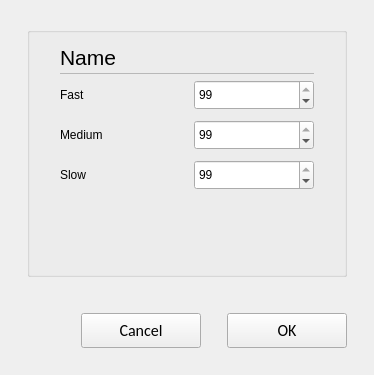
<?xml version="1.0" encoding="UTF-8"?>
<ui version="4.0">
 <class>C_SyvDaDashboardSettings</class>
 <widget class="QWidget" name="C_SyvDaDashboardSettings">
  <property name="geometry">
   <rect>
    <x>0</x>
    <y>0</y>
    <width>374</width>
    <height>375</height>
   </rect>
  </property>
  <property name="windowTitle">
   <string>Form</string>
  </property>
  <layout class="QVBoxLayout" name="verticalLayout_3">
   <property name="leftMargin">
    <number>27</number>
   </property>
   <property name="topMargin">
    <number>27</number>
   </property>
   <property name="rightMargin">
    <number>27</number>
   </property>
   <property name="bottomMargin">
    <number>0</number>
   </property>
   <item>
    <widget class="stw_opensyde_gui_elements::C_OgeGbx" name="pc_GroupBoxGeneral">
     <property name="title">
      <string/>
     </property>
     <layout class="QHBoxLayout" name="horizontalLayout_2">
      <property name="leftMargin">
       <number>30</number>
      </property>
      <property name="rightMargin">
       <number>30</number>
      </property>
      <property name="bottomMargin">
       <number>13</number>
      </property>
      <item>
       <layout class="QVBoxLayout" name="verticalLayout_2" stretch="0,0,0,0,0,1">
        <property name="spacing">
         <number>0</number>
        </property>
        <property name="sizeConstraint">
         <enum>QLayout::SetMinimumSize</enum>
        </property>
        <item>
         <layout class="QHBoxLayout" name="horizontalLayout_3" stretch="0,1">
          <property name="spacing">
           <number>6</number>
          </property>
          <item>
           <widget class="stw_opensyde_gui_elements::C_OgeLabHeadingGroupBold" name="pc_LabelHeading">
            <property name="minimumSize">
             <size>
              <width>0</width>
              <height>30</height>
             </size>
            </property>
            <property name="maximumSize">
             <size>
              <width>16777215</width>
              <height>30</height>
             </size>
            </property>
            <property name="font">
             <font>
              <family>Segoe UI</family>
              <pointsize>16</pointsize>
             </font>
            </property>
            <property name="text">
             <string>Name</string>
            </property>
           </widget>
          </item>
          <item>
           <spacer name="horizontalSpacer_6">
            <property name="orientation">
             <enum>Qt::Horizontal</enum>
            </property>
            <property name="sizeHint" stdset="0">
             <size>
              <width>40</width>
              <height>1</height>
             </size>
            </property>
           </spacer>
          </item>
         </layout>
        </item>
        <item>
         <layout class="QHBoxLayout" name="horizontalLayout_16" stretch="1">
          <property name="spacing">
           <number>0</number>
          </property>
          <property name="topMargin">
           <number>1</number>
          </property>
          <property name="bottomMargin">
           <number>0</number>
          </property>
          <item>
           <widget class="stw_opensyde_gui_elements::C_OgeFraSeparator" name="frame">
            <property name="minimumSize">
             <size>
              <width>0</width>
              <height>1</height>
             </size>
            </property>
            <property name="maximumSize">
             <size>
              <width>16777215</width>
              <height>1</height>
             </size>
            </property>
            <property name="frameShape">
             <enum>QFrame::StyledPanel</enum>
            </property>
            <property name="frameShadow">
             <enum>QFrame::Raised</enum>
            </property>
           </widget>
          </item>
         </layout>
        </item>
        <item>
         <layout class="QHBoxLayout" name="pc_HorizontalLayout_Size" stretch="0,0,0">
          <property name="topMargin">
           <number>1</number>
          </property>
          <item>
           <widget class="stw_opensyde_gui_elements::C_OgeLabGroupItem" name="pc_LabelFast">
            <property name="minimumSize">
             <size>
              <width>0</width>
              <height>40</height>
             </size>
            </property>
            <property name="maximumSize">
             <size>
              <width>16777215</width>
              <height>40</height>
             </size>
            </property>
            <property name="text">
             <string>Fast</string>
            </property>
           </widget>
          </item>
          <item>
           <spacer name="horizontalSpacer_12">
            <property name="orientation">
             <enum>Qt::Horizontal</enum>
            </property>
            <property name="sizeHint" stdset="0">
             <size>
              <width>40</width>
              <height>1</height>
             </size>
            </property>
           </spacer>
          </item>
          <item>
           <widget class="stw_opensyde_gui_elements::C_OgeSpxNumber" name="pc_SpinBoxFast">
            <property name="minimumSize">
             <size>
              <width>120</width>
              <height>30</height>
             </size>
            </property>
            <property name="maximumSize">
             <size>
              <width>120</width>
              <height>30</height>
             </size>
            </property>
            <property name="accelerated">
             <bool>true</bool>
            </property>
            <property name="correctionMode">
             <enum>QAbstractSpinBox::CorrectToPreviousValue</enum>
            </property>
            <property name="showGroupSeparator" stdset="0">
             <bool>true</bool>
            </property>
            <property name="value">
             <number>99</number>
            </property>
           </widget>
          </item>
         </layout>
        </item>
        <item>
         <layout class="QHBoxLayout" name="pc_HorizontalLayout_Size_2" stretch="0,1,0">
          <item>
           <widget class="stw_opensyde_gui_elements::C_OgeLabGroupItem" name="pc_LabelMedium">
            <property name="minimumSize">
             <size>
              <width>0</width>
              <height>40</height>
             </size>
            </property>
            <property name="maximumSize">
             <size>
              <width>16777215</width>
              <height>40</height>
             </size>
            </property>
            <property name="text">
             <string>Medium</string>
            </property>
           </widget>
          </item>
          <item>
           <spacer name="horizontalSpacer_13">
            <property name="orientation">
             <enum>Qt::Horizontal</enum>
            </property>
            <property name="sizeHint" stdset="0">
             <size>
              <width>40</width>
              <height>1</height>
             </size>
            </property>
           </spacer>
          </item>
          <item>
           <widget class="stw_opensyde_gui_elements::C_OgeSpxNumber" name="pc_SpinBoxMedium">
            <property name="minimumSize">
             <size>
              <width>120</width>
              <height>30</height>
             </size>
            </property>
            <property name="maximumSize">
             <size>
              <width>120</width>
              <height>30</height>
             </size>
            </property>
            <property name="accelerated">
             <bool>true</bool>
            </property>
            <property name="correctionMode">
             <enum>QAbstractSpinBox::CorrectToPreviousValue</enum>
            </property>
            <property name="showGroupSeparator" stdset="0">
             <bool>true</bool>
            </property>
            <property name="value">
             <number>99</number>
            </property>
           </widget>
          </item>
         </layout>
        </item>
        <item>
         <layout class="QHBoxLayout" name="pc_HorizontalLayout_Size_3" stretch="0,0,0">
          <item>
           <widget class="stw_opensyde_gui_elements::C_OgeLabGroupItem" name="pc_LabelSlow">
            <property name="minimumSize">
             <size>
              <width>0</width>
              <height>40</height>
             </size>
            </property>
            <property name="maximumSize">
             <size>
              <width>16777215</width>
              <height>40</height>
             </size>
            </property>
            <property name="text">
             <string>Slow</string>
            </property>
           </widget>
          </item>
          <item>
           <spacer name="horizontalSpacer_14">
            <property name="orientation">
             <enum>Qt::Horizontal</enum>
            </property>
            <property name="sizeHint" stdset="0">
             <size>
              <width>40</width>
              <height>1</height>
             </size>
            </property>
           </spacer>
          </item>
          <item>
           <widget class="stw_opensyde_gui_elements::C_OgeSpxNumber" name="pc_SpinBoxSlow">
            <property name="minimumSize">
             <size>
              <width>120</width>
              <height>30</height>
             </size>
            </property>
            <property name="maximumSize">
             <size>
              <width>120</width>
              <height>30</height>
             </size>
            </property>
            <property name="accelerated">
             <bool>true</bool>
            </property>
            <property name="correctionMode">
             <enum>QAbstractSpinBox::CorrectToPreviousValue</enum>
            </property>
            <property name="showGroupSeparator" stdset="0">
             <bool>true</bool>
            </property>
            <property name="value">
             <number>99</number>
            </property>
           </widget>
          </item>
         </layout>
        </item>
        <item>
         <spacer name="verticalSpacer_7">
          <property name="orientation">
           <enum>Qt::Vertical</enum>
          </property>
          <property name="sizeHint" stdset="0">
           <size>
            <width>20</width>
            <height>40</height>
           </size>
          </property>
         </spacer>
        </item>
       </layout>
      </item>
     </layout>
    </widget>
   </item>
   <item>
    <spacer name="verticalSpacer_3">
     <property name="orientation">
      <enum>Qt::Vertical</enum>
     </property>
     <property name="sizeType">
      <enum>QSizePolicy::Fixed</enum>
     </property>
     <property name="sizeHint" stdset="0">
      <size>
       <width>20</width>
       <height>30</height>
      </size>
     </property>
    </spacer>
   </item>
   <item>
    <layout class="QHBoxLayout" name="horizontalLayout_7">
     <item>
      <spacer name="horizontalSpacer_3">
       <property name="orientation">
        <enum>Qt::Horizontal</enum>
       </property>
       <property name="sizeHint" stdset="0">
        <size>
         <width>40</width>
         <height>20</height>
        </size>
       </property>
      </spacer>
     </item>
     <item>
      <widget class="stw_opensyde_gui_elements::C_OgePubCancel" name="pc_PushButtonCancel">
       <property name="minimumSize">
        <size>
         <width>120</width>
         <height>35</height>
        </size>
       </property>
       <property name="maximumSize">
        <size>
         <width>120</width>
         <height>35</height>
        </size>
       </property>
       <property name="font">
        <font>
         <family>Calibri</family>
         <pointsize>12</pointsize>
        </font>
       </property>
       <property name="text">
        <string>Cancel</string>
       </property>
      </widget>
     </item>
     <item>
      <spacer name="horizontalSpacer_4">
       <property name="orientation">
        <enum>Qt::Horizontal</enum>
       </property>
       <property name="sizeType">
        <enum>QSizePolicy::Fixed</enum>
       </property>
       <property name="sizeHint" stdset="0">
        <size>
         <width>20</width>
         <height>20</height>
        </size>
       </property>
      </spacer>
     </item>
     <item>
      <widget class="stw_opensyde_gui_elements::C_OgePubDialog" name="pc_PushButtonOk">
       <property name="minimumSize">
        <size>
         <width>120</width>
         <height>35</height>
        </size>
       </property>
       <property name="maximumSize">
        <size>
         <width>120</width>
         <height>35</height>
        </size>
       </property>
       <property name="font">
        <font>
         <family>Calibri</family>
         <pointsize>12</pointsize>
        </font>
       </property>
       <property name="text">
        <string>OK</string>
       </property>
      </widget>
     </item>
    </layout>
   </item>
   <item>
    <spacer name="verticalSpacer_4">
     <property name="orientation">
      <enum>Qt::Vertical</enum>
     </property>
     <property name="sizeType">
      <enum>QSizePolicy::Fixed</enum>
     </property>
     <property name="sizeHint" stdset="0">
      <size>
       <width>20</width>
       <height>27</height>
      </size>
     </property>
    </spacer>
   </item>
  </layout>
 </widget>
 <customwidgets>
  <customwidget>
   <class>stw_opensyde_gui_elements::C_OgeLabHeadingGroupBold</class>
   <extends>QLabel</extends>
   <header>C_OgeLabHeadingGroupBold.h</header>
  </customwidget>
  <customwidget>
   <class>stw_opensyde_gui_elements::C_OgeFraSeparator</class>
   <extends>QFrame</extends>
   <header>C_OgeFraSeparator.h</header>
   <container>1</container>
  </customwidget>
  <customwidget>
   <class>stw_opensyde_gui_elements::C_OgeLabGroupItem</class>
   <extends>QLabel</extends>
   <header>C_OgeLabGroupItem.h</header>
  </customwidget>
  <customwidget>
   <class>stw_opensyde_gui_elements::C_OgeSpxNumber</class>
   <extends>QSpinBox</extends>
   <header>C_OgeSpxNumber.h</header>
  </customwidget>
  <customwidget>
   <class>stw_opensyde_gui_elements::C_OgePubCancel</class>
   <extends>QPushButton</extends>
   <header>C_OgePubCancel.h</header>
  </customwidget>
  <customwidget>
   <class>stw_opensyde_gui_elements::C_OgePubDialog</class>
   <extends>QPushButton</extends>
   <header>C_OgePubDialog.h</header>
  </customwidget>
  <customwidget>
   <class>stw_opensyde_gui_elements::C_OgeGbx</class>
   <extends>QGroupBox</extends>
   <header>C_OgeGbx.h</header>
   <container>1</container>
  </customwidget>
 </customwidgets>
 <resources/>
 <connections/>
</ui>
